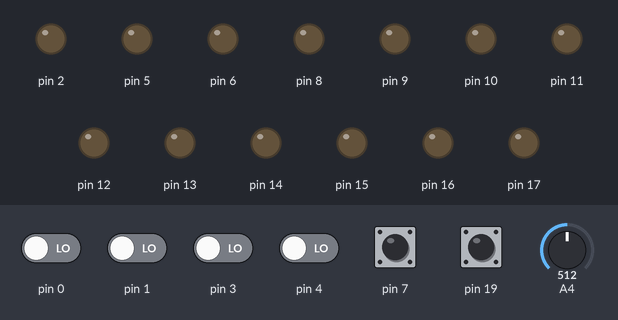
A program run on a simulated Arduino Nano, built with avr-gcc and run on an emulated ATmega328P. On the bench: output pins drawn as LEDs (lit = HIGH). The test bench sets the inputs (shaded band); at power-on: pin 7, pin 19 HIGH, pin 0, pin 1, pin 3, pin 4 LOW, A4 = 512.

Above: at 1.7 s.
1.8 s: pin 7 pulled LOW for 0.15 s
At 1.92 s:
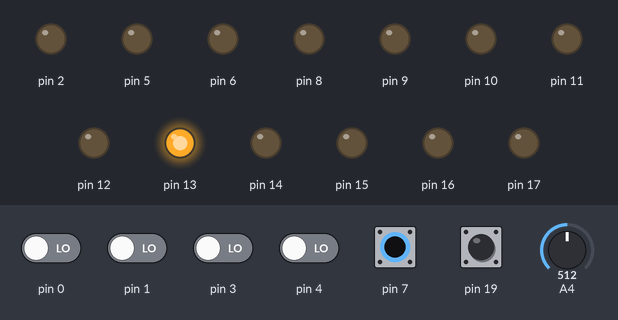
4.8 s: pin 19 pulled LOW for 0.15 s
At 6.9 s:
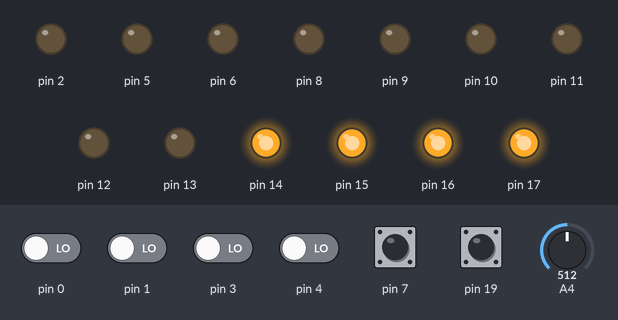
7.8 s: pin 19 pulled LOW for 1 s
At 7.92 s:
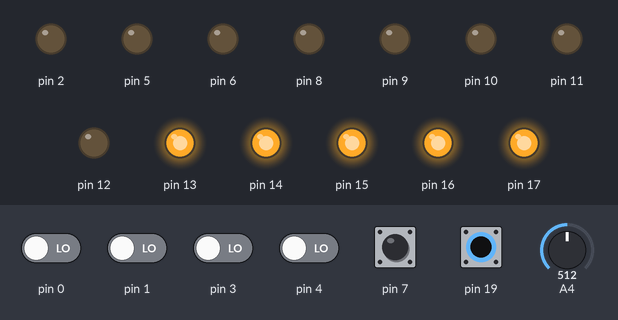
10.8 s: pin 7 pulled LOW for 1 s
At 13.0 s:
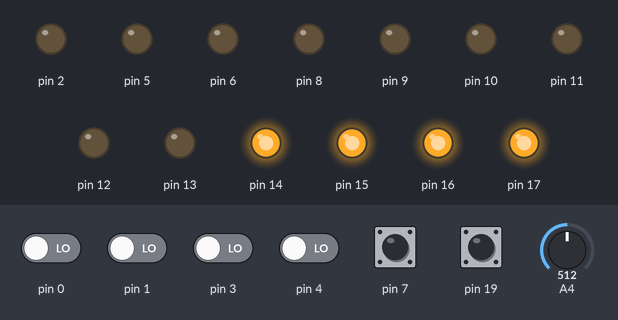
Timing chart, 0 to 14.5 s (numbered marks = the images above; inputs shaded):
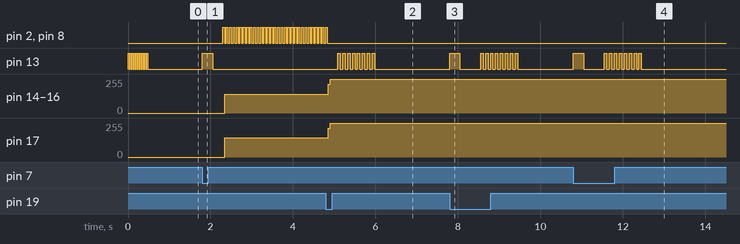

Measured:
- after the input at 1.8 s, pin 2, pin 8: alternates HIGH for 0.04 s and LOW for 0.04 s, starting after 0.50 s; pin 13: LOW → HIGH at once, → LOW 0.25 s later; pin 14–16: 0/255 → 142/255 after 0.54 s; pin 17: 0/255 → 143/255 after 0.54 s
- after the input at 4.8 s, pin 2, pin 8: goes on until 4.8 s, then stays LOW; pin 13: alternates HIGH for 0.06 s and LOW for 0.06 s, 16 changes in all, then stays LOW, starting after 0.28 s; pin 14–16: 142/255 → 255/255 after 0.06 s; pin 17: 143/255 → 255/255 after 0.06 s
- after the input at 7.8 s, pin 13: goes HIGH 0.25 s, LOW 0.50 s, 7 × (HIGH 0.06 s, LOW 0.06 s), HIGH 0.06 s, then LOW, starting at once
- after the input at 10.8 s, pin 13: goes HIGH 0.25 s, LOW 0.50 s, 7 × (HIGH 0.06 s, LOW 0.06 s), HIGH 0.06 s, then LOW, starting at once

The program:

main.cpp
```cpp
/*
  main.cpp - Firmware orientado a objetos para el seguidor de línea
  ATLAS Rev. 1.4 (ATmega328P, 16 sensores, BTN9960LV, control PD).

  Refactorización del firmware ATLAS 1.4.3 de EXOTIC TEAM MX:
    - lib/AtlasCore: configuración y lógica de control independiente del
                     hardware (se compila igual en el robot y en el simulador).
    - lib/AtlasAvr : implementación de las interfaces sobre registros AVR.

  Subir con PlatformIO:  pio run -e atlas -t upload   (programador USBasp)
*/

#include <Arduino.h>

#include "AtlasApp.h"
#include "AvrClock.h"
#include "AvrDiagnostics.h"
#include "AvrDrivetrain.h"
#include "AvrLineSensorBus.h"
#include "AvrOperatorPanel.h"
#include "Config.h"
#include "LineFollower.h"
#include "LineSensorArray.h"

using namespace atlas;

//  =============================
//  U S E R   P A R A M E T E R S
//  =============================

constexpr MotorPolarity kLeftMotorPolarity = MotorPolarity::Normal;
constexpr MotorPolarity kRightMotorPolarity = MotorPolarity::Normal;

RobotConfig makeRobotConfig() {
  RobotConfig config;

  config.control.kp = 0.05f;
  config.control.kd = 0.35f;
  config.control.maxForwardPwm = 255;  // original: 200 (limitaba la velocidad a ~2.5 m/s)
  config.control.maxBackwardPwm = -120;

  config.sensors.trackNearestCluster = true;  // cruces oblicuos y rizos; false = algoritmo original

  config.speed.basePwm = 100;
  config.speed.minPwm = 60;
  config.speed.maxPwm = 250;
  config.speed.stepPwm = 10;
  config.speed.runRampMs = 150;

  config.impeller.pwm = 200;  // el manual recomienda no superar 215
  config.impeller.runRampMs = 250;

  return config;
}

//  ===========================
//  O B J E C T   W I R I N G
//  ===========================

const RobotConfig kConfig = makeRobotConfig();

AvrClock robotClock;
AvrOperatorPanel panel;
AvrLineSensorBus sensorBus;
AvrDrivetrain drivetrain(kLeftMotorPolarity, kRightMotorPolarity, kConfig.motorsEnabled);

LineSensorArray sensors(sensorBus, kConfig.sensors);
LineFollower follower(sensors, drivetrain, kConfig);
AvrDiagnostics diagnostics(robotClock, panel, panel, sensors, drivetrain, kConfig);
AtlasApp app(robotClock, panel, panel, sensors, drivetrain, follower, kConfig, &diagnostics);

void setup() {
  cli();
  panel.begin();
  sensorBus.begin();
  drivetrain.begin();
  sei();

  app.begin();
}

void loop() { app.tick(); }
```
